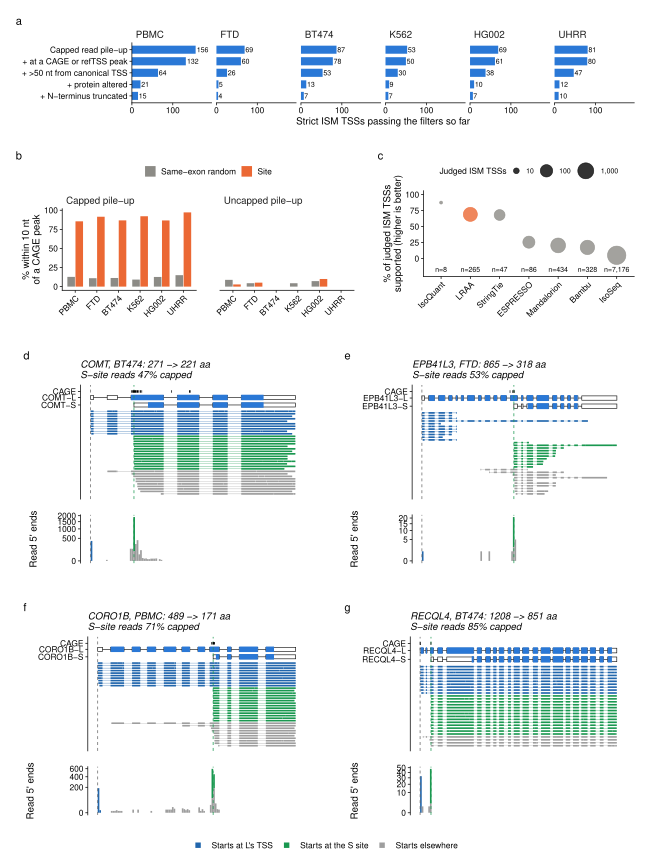

The script that saved this image:
#!/usr/bin/env Rscript
# Supplementary figure: internal TSSs behind ISM-shaped isoforms, and the shorter proteins they imply.
#
# (a) strict ISM TSSs with a capped read pile-up, by further evidence tier, per library;
# (b) CAGE peaks within 10 nt of capped and uncapped read pile-ups, against random positions in the same exon;
# (c) each tool's own strict ISM isoforms (bulk libraries): fragment-like share of judged starts, supported TSSs;
# (d-g) COMT (known internal promoter), the FTD example, CORO1B and RECQL4: L and S models with both CDSs (blue; GENCODE,
# or pyTD's ORF for L and its in-frame part from S's ATG), a sample of the reads compatible with L or S (2026-11-07: the
# read's intron chain is a run of the model's introns and its ends lie in the matching exons), and below, aligned to the
# same compressed x-axis, the 5' ends of those reads over the locus; reads coloured by where they start (L's TSS, the S
# site, elsewhere), both TSSs marked. The title gives the share of S-site reads with the cap signature.
# The FTD example is select_ftd_example.py's rank 1 (rule in out/examples/ftd_example_candidates.tsv; user, 2026-11-04,
# replaces MBP; rule 4 added 2026-11-08, EPB41L3 replaces BTBD8); it is example "ftd" in examples.tsv. COMT, CORO1B and RECQL4 are pinned by gene.
#
# (c) replaced 2026-11-10 (user): the pooled-target recall (tool_recall.tsv) was mostly IsoSeq's own fragments; each tool is
# now judged on its own ISM isoforms (tool_own_ism.py).
#
# Inputs: __Benchmark_extras/ISM_internal_TSS/out/ (tier_counts_dataset.tsv, atlas_background.tsv,
# tool_own_ism.pooled.tsv, examples/). COMT, CORO1B, RECQL4 chosen by gene (user, 2026-10-31) from that study's selection.
# Isoforms carry -L / -S labels; nothing here uses LRAA model IDs.
#
# Writes SuppFig_ISM_internal_TSS.pdf at the manuscript text width, fonts embedded, and
# SuppFig_ISM_internal_TSS.values.tsv (the numbers the text cites).
# Run from this directory:  Rscript SuppFig_ISM_internal_TSS.R

suppressPackageStartupMessages({
    library(tidyverse)
    library(patchwork)
})
source("../../LRAA_paper-PBMCs_study/__Paper_Figures/paper_fig_style.R")

IN = "out"
DS = c("PBMC", "ALS", "BT474", "K562", "HG002", "UHRR")
DS_LABEL = c(PBMC = "PBMC", ALS = "FTD", BT474 = "BT474", K562 = "K562", HG002 = "HG002", UHRR = "UHRR")
GENES = c("COMT", "CORO1B", "RECQL4")   # + the FTD example (example id "ftd")
TOOLS = c("LRAA", "IsoQuant", "StringTie", "Bambu", "ESPRESSO", "IsoSeq", "Mandalorion")
WIDTH_IN = 6.5
HEIGHT_IN = 8.6
ds_f = function(x) factor(DS_LABEL[as.character(x)], DS_LABEL)

# ---- (a) tiers
# row labels say what each filter adds to the row above (user, 2026-11-16: the legend was hard to follow)
tiers = c("all" = "All", "pile-up+cap" = "Capped read pile-up", "core: pile-up+cap+atlas" = "+ at a CAGE or refTSS peak",
          "core, not canonical TSS" = "+ >50 nt from canonical TSS", "core, protein altered" = "+ protein altered",
          "core, N-truncated" = "+ N-terminus truncated")
td = read_tsv(file.path(IN, "tier_counts_dataset.tsv"), show_col_types = FALSE) %>%
    filter(class == "strict_ISM", tier %in% names(tiers)) %>%
    mutate(label = factor(tiers[tier], rev(tiers)), ds = ds_f(dataset))
# the funnel starts at read-supported starts (user, 2026-11-10): "All" counts every strict ISM model, most of
# them without a TSS call (TSS=False); it stays in the values file for the text
# linear axis (2026-11-10): the funnel shows how much each filter removes
pa = ggplot(td %>% filter(tier != "all"), aes(peaks, label)) +
    geom_col(fill = ISOFORM_COLORS[1], width = 0.7) +
    geom_text(aes(label = scales::comma(peaks)), hjust = -0.1, size = 1.9) +
    facet_wrap(~ds, nrow = 1) +
    scale_x_continuous(expand = expansion(mult = c(0, 0.25)), breaks = c(0, 100)) +
    labs(x = "Strict ISM TSSs passing the filters so far", y = NULL, tag = "a") + theme_paper()

# ---- (b) CAGE, capped vs uncapped pile-ups
ab = read_tsv(file.path(IN, "atlas_background.tsv"), show_col_types = FALSE) %>%
    filter(atlas == "CAGE", window == 10, stratum %in% c("pile-up, capped", "pile-up, measurable, not capped")) %>%
    mutate(ds = ds_f(dataset), group = if_else(stratum == "pile-up, capped", "Capped pile-up", "Uncapped pile-up"))
bars = bind_rows(ab %>% transmute(ds, group, kind = "Site", value = obs), ab %>% transmute(ds, group, kind = "Same-exon random", value = bg))
pb = ggplot(bars, aes(ds, 100 * value, fill = kind)) +
    geom_col(position = position_dodge(0.75), width = 0.7) +
    facet_wrap(~group) +
    scale_fill_manual(values = c(Site = ISOFORM_COLORS[2], `Same-exon random` = OTHER_ISOFORM_COLOR), name = NULL) +
    labs(x = NULL, y = "% within 10 nt\nof a CAGE peak", tag = "b") + theme_paper() +
    theme(axis.text.x = element_text(angle = 45, hjust = 1), legend.position = "top",
          panel.spacing.x = unit(6, "mm"))   # capped and uncapped facets kept visibly apart

# ---- (c) each tool's OWN strict ISM isoforms (S and L from the tool, or L from GENCODE), their starts judged by reads and
# atlases (tool_own_ism.py; user, 2026-11-10). Four bulk libraries pooled. Redrawn 2026-11-16 (user): one column per tool,
# y the supported share of the judged starts (judged = supported + fragment-like), dot area the number of judged starts,
# the number of judged starts under each dot.
ti = read_tsv(file.path(IN, "tool_own_ism.pooled.tsv"), show_col_types = FALSE) %>% filter(tool %in% TOOLS) %>%
    mutate(pct_supported_of_judged = 100 * supported / judged, tool = fct_reorder(tool, -pct_supported_of_judged))
pc = ggplot(ti, aes(tool, pct_supported_of_judged)) +
    geom_point(aes(size = judged, colour = tool == "LRAA"), alpha = 0.8) +
    geom_text(aes(y = -17, label = paste0("n=", scales::comma(judged))), size = 1.8) +
    scale_colour_manual(values = c(`TRUE` = ISOFORM_COLORS[2], `FALSE` = OTHER_ISOFORM_COLOR), guide = "none") +
    scale_size(trans = "log10", range = c(0.8, 6), breaks = c(10, 100, 1000), labels = c("10", "100", "1,000"), name = "Judged ISM TSSs") +
    scale_y_continuous(limits = c(-22, 100), breaks = seq(0, 100, 25)) +
    labs(x = NULL, y = "% of judged ISM TSSs\nsupported (higher is better)", tag = "c") +
    theme_paper() + theme(axis.text.x = element_text(angle = 45, hjust = 1),
                          legend.position = "top", legend.title = element_text(size = 5.5), legend.text = element_text(size = 5),
                          legend.key.size = unit(2.5, "mm"), legend.margin = margin(0, 0, 0, 0))

# ---- (d-g) examples
ex_all = read_tsv(file.path(IN, "examples/examples.tsv"), show_col_types = FALSE, guess_max = 100)
ex = bind_rows(ex_all %>% filter(example != "ftd", gene %in% GENES), ex_all %>% filter(example == "ftd"))
FTD_GENE = ex$gene[ex$example == "ftd"]
fc = read_tsv(file.path(IN, "examples/ftd_example_candidates.tsv"), comment = "#", show_col_types = FALSE) %>% filter(passes) %>% slice(1)
fit_stats = list()
mod = read_tsv(file.path(IN, "examples/models.tsv"), show_col_types = FALSE)
rd = read_tsv(file.path(IN, "examples/reads.tsv.gz"), show_col_types = FALSE, col_types = cols(capped = "c"))
st = read_tsv(file.path(IN, "examples/starts.tsv"), show_col_types = FALSE)
atl = read_tsv(file.path(IN, "examples/atlas.tsv"), show_col_types = FALSE)
READ_COLS = c("Starts at L's TSS" = "#2166ac", "Starts at the S site" = "#1a9850", "Starts elsewhere" = "#9e9e9e")
L_TSS_WINDOW = 50   # nt: a read starts at L's TSS
INTRON_MIN = 30     # nt: a gap between aligned blocks this long is an intron (shorter: an alignment gap)
SPLICE_TOL = 5      # nt: read and model introns match within this
END_TOL = 50        # nt: a read may pass a model's terminal exon end by this much
read_exons = function(blocks) {
    b = do.call(rbind, lapply(strsplit(strsplit(blocks, ";")[[1]], "-"), as.numeric))
    b = b[order(b[, 1]), , drop = FALSE]; out = b[1, , drop = FALSE]
    for (i in seq_len(nrow(b))[-1]) {
        if (b[i, 1] - out[nrow(out), 2] < INTRON_MIN) out[nrow(out), 2] = max(out[nrow(out), 2], b[i, 2]) else out = rbind(out, b[i, ])
    }
    out
}
# the read fits the model: its introns are a run of the model's introns, and its first and last exons lie within the
# matching model exons (a terminal model exon may be passed by END_TOL); an unspliced read lies within one model exon
compatible = function(rx, mx) {
    ri = cbind(rx[-nrow(rx), 2], rx[-1, 1]); mi = cbind(mx[-nrow(mx), 2], mx[-1, 1]); n = nrow(mx)
    tol_lo = function(k) if (k == 1) END_TOL else 0
    tol_hi = function(k) if (k == n) END_TOL else 0
    if (nrow(ri) == 0) return(any(sapply(seq_len(n), function(k) rx[1, 1] >= mx[k, 1] - tol_lo(k) && rx[1, 2] <= mx[k, 2] + tol_hi(k))))
    if (nrow(ri) > nrow(mi)) return(FALSE)
    for (k in seq_len(nrow(mi) - nrow(ri) + 1)) {
        idx = k:(k + nrow(ri) - 1)
        if (all(abs(ri[, 1] - mi[idx, 1]) <= SPLICE_TOL & abs(ri[, 2] - mi[idx, 2]) <= SPLICE_TOL) &&
            rx[1, 1] >= mx[k, 1] - tol_lo(k) && rx[nrow(rx), 2] <= mx[k + nrow(ri), 2] + tol_hi(k + nrow(ri))) return(TRUE)
    }
    FALSE
}
compressor = function(segs, sgn, gap = 120) {
    s = segs %>% arrange(start) %>% mutate(g = cumsum(start > lag(cummax(end), default = first(start)))) %>%
        group_by(g) %>% summarise(a = min(start), b = max(end), .groups = "drop")
    ga = c(); pa = c(); pos = 0
    for (i in seq_len(nrow(s))) {
        if (i > 1) pos = pos + min(gap, s$a[i] - s$b[i - 1])
        ga = c(ga, s$a[i], s$b[i]); pa = c(pa, pos, pos + s$b[i] - s$a[i]); pos = pos + s$b[i] - s$a[i]
    }
    f = approxfun(ga, pa, rule = 2)
    if (sgn > 0) f else function(v) -f(v)
}
gene_panel = function(id, tag) {
    e = ex %>% filter(example == id); g = e$gene
    sgn = if_else(e$strand == "+", 1, -1)
    m = mod %>% filter(example == id, track %in% c("L", "S")); xm0 = m %>% filter(kind %in% c("exon", "cds"))
    fx = compressor(xm0 %>% distinct(start, end), sgn)
    mx = lapply(c(L = "L", S = "S"), function(k) { x = m %>% filter(track == k, kind == "exon") %>% arrange(start); cbind(x$start, x$end) })
    a = rd %>% filter(example == id)
    a$fits = sapply(a$blocks, function(b) { rx = read_exons(b); compatible(rx, mx$L) || compatible(rx, mx$S) })
    n_reads = nrow(a)
    a = a %>% filter(fits) %>% mutate(class = factor(case_when(
        abs(start5 - e$l_tss) <= L_TSS_WINDOW ~ "Starts at L's TSS",
        at_site ~ "Starts at the S site", TRUE ~ "Starts elsewhere"), names(READ_COLS)))
    # full-chain (FSM) reads: the read's intron chain is the whole chain of L (fsm_L) or of S (fsm_S); the sample always
    # holds at least one of each that exists (the one reaching furthest 5')
    chain_of = function(b) { rx = read_exons(b); if (nrow(rx) < 2) "" else paste(rx[-nrow(rx), 2], rx[-1, 1], collapse = ",") }
    mchain = sapply(mx, function(x) paste(x[-nrow(x), 2], x[-1, 1], collapse = ","))
    rch = sapply(a$blocks, chain_of); a$fsm_L = rch == mchain[["L"]]; a$fsm_S = rch == mchain[["S"]]
    fit_stats[[id]] <<- a %>% count(class, .drop = FALSE) %>% mutate(gene = g, reads_all = n_reads, fsm_L = sum(a$fsm_L), fsm_S = sum(a$fsm_S))
    thin = function(d, n) if (nrow(d) > n) d %>% arrange(start5) %>% slice(unique(round(seq(1, n(), length.out = n)))) else d
    r = bind_rows(thin(a %>% filter(class == "Starts at L's TSS"), 10), thin(a %>% filter(class == "Starts at the S site"), 14),
                  thin(a %>% filter(class == "Starts elsewhere"), 10))
    for (k in c("fsm_L", "fsm_S")) if (!any(r[[k]]) && any(a[[k]]))
        r = bind_rows(r, a %>% filter(.data[[k]]) %>% slice_min(sgn * start5, n = 1, with_ties = FALSE))
    r = r %>% arrange(class, sgn * start5)
    trk = tibble(track = c("CAGE", paste0(g, "-L"), paste0(g, "-S")), key = c("CAGE", "L", "S"), y = c(-0.6, -3, -6))
    bl = r %>% mutate(row = -7.5 - row_number()) %>% separate_rows(blocks, sep = ";") %>%
        separate(blocks, c("a", "b"), sep = "-", convert = TRUE) %>%
        filter(b >= min(xm0$start), a <= max(xm0$end))
    sp = bl %>% group_by(row, class) %>% summarise(a = min(a), b = max(b), .groups = "drop")
    xm = xm0 %>% left_join(trk, by = c("track" = "key"))
    xs = xm %>% group_by(y) %>% summarise(a = min(start), b = max(end), .groups = "drop")
    p1 = ggplot() +
        geom_segment(data = sp, aes(fx(a), row, xend = fx(b), yend = row, colour = class), linewidth = 0.1) +
        geom_segment(data = bl, aes(fx(a), row, xend = fx(b), yend = row, colour = class), linewidth = 0.55) +
        geom_segment(data = xs, aes(fx(a), y, xend = fx(b), yend = y), linewidth = 0.2) +
        geom_rect(data = xm %>% filter(kind == "exon"), aes(xmin = fx(start), xmax = fx(end), ymin = y - 0.8, ymax = y + 0.8), fill = "white", colour = "black", linewidth = 0.2) +
        geom_rect(data = xm %>% filter(kind == "cds"), aes(xmin = fx(start), xmax = fx(end), ymin = y - 1.1, ymax = y + 1.1), fill = ISOFORM_COLORS[1], linewidth = 0) +
        geom_vline(xintercept = fx(e$peak), linetype = 2, linewidth = 0.25, colour = "#1a9850") +
        scale_colour_manual(values = READ_COLS, drop = FALSE, name = NULL) +
        scale_y_continuous(breaks = trk$y, labels = trk$track) +
        labs(x = NULL, y = NULL, tag = tag, title = sprintf("%s, %s: %d → %d aa\nS-site reads %d%% capped", g, DS_LABEL[[e$dataset]],
                                                            e$aa_total, e$aa_remaining, round(100 * e$cap_frac))) +
        theme_paper() + theme(axis.text.x = element_blank(), axis.ticks.x = element_blank(), axis.line.x = element_blank(),
                              plot.title = element_text(size = 7, face = "italic"), legend.position = "none")
    # read 5' ends over the locus (aggregate counts), on p1's compressed axis; dashed lines: L's TSS (grey) and S's site (green)
    xr = range(fx(range(xm0$start, xm0$end)))
    s2 = a %>% filter(via_s_donor) %>% mutate(x = fx(start5)) %>% filter(x >= xr[1], x <= xr[2])   # reads crossing S's first donor
    bw = diff(xr) / 120
    p2 = ggplot(s2, aes(x, fill = class)) +
        geom_histogram(binwidth = bw, boundary = xr[1]) +
        geom_vline(xintercept = fx(e$l_tss), linetype = 2, linewidth = 0.25, colour = "grey40") +
        geom_vline(xintercept = fx(e$peak), linetype = 2, linewidth = 0.25, colour = "#1a9850") +
        scale_fill_manual(values = READ_COLS, drop = FALSE, name = NULL) +
        scale_y_sqrt() + coord_cartesian(xlim = xr) +
        labs(x = NULL, y = "Read 5' ends") +
        theme_paper() + theme(legend.position = "none", axis.text.x = element_blank(), axis.ticks.x = element_blank(), axis.line.x = element_blank())
    cg = atl %>% filter(example == .env$id, atlas == "CAGE") %>% mutate(x1 = pmin(fx(start), fx(end)), x2 = pmax(fx(start), fx(end))) %>%
        filter(x2 >= xr[1], x1 <= xr[2]) %>% mutate(m = (x1 + x2) / 2, w = pmax(x2 - x1, diff(xr) / 300))
    p1 = p1 + geom_rect(data = cg, aes(xmin = m - w / 2, xmax = m + w / 2, ymin = -1.1, ymax = -0.1), fill = "black") +
        geom_vline(xintercept = fx(e$l_tss), linetype = 2, linewidth = 0.25, colour = "grey40") + coord_cartesian(xlim = xr)
    p1 / p2 + plot_layout(heights = c(2.6, 1.1))
}
ggpubr_free_legend = function(p) { g = ggplotGrob(p); g$grobs[[which(sapply(g$grobs, function(x) grepl("guide-box", x$name)))[1]]] }
legend_src = ggplot(tibble(x = 1, y = 1, class = factor(names(READ_COLS), names(READ_COLS))), aes(x, y, colour = class)) +
    geom_point(shape = 15) + scale_colour_manual(values = READ_COLS, name = NULL) + theme_void() +
    theme(legend.position = "bottom", legend.text = element_text(size = 5.5), legend.key.size = unit(3, "mm"))

top = wrap_elements(pa)
mid = wrap_elements(pb) + wrap_elements(pc) + plot_layout(widths = c(1.3, 1))
exid = function(g) ex$example[ex$gene == g & ex$example != "ftd"][1]
genes = wrap_elements(gene_panel(exid("COMT"), "d")) + wrap_elements(gene_panel("ftd", "e")) + wrap_elements(gene_panel(exid("CORO1B"), "f")) + wrap_elements(gene_panel(exid("RECQL4"), "g")) + plot_layout(ncol = 2)
legend = wrap_elements(ggpubr_free_legend(legend_src))
fig = wrap_plots(list(top, mid, genes, legend), ncol = 1, heights = c(1.1, 1.6, 4.3, 0.12)) & theme(plot.margin = margin(1, 1, 1, 1, "mm"), plot.tag = element_text(size = 8, face = "bold"))
ggsave("SuppFig_ISM_internal_TSS.pdf", fig, width = WIDTH_IN, height = HEIGHT_IN, device = grDevices::pdf, useDingbats = FALSE)
embed_fonts("SuppFig_ISM_internal_TSS.pdf")

values = bind_rows(
    td %>% transmute(dataset, measure = paste0("tier_", tier), value = peaks),
    ti %>% transmute(dataset = "bulk", measure = paste0("own_ism_isoforms_", tool), value = ism_isoforms),
    ti %>% transmute(dataset = "bulk", measure = paste0("own_ism_supported_", tool), value = supported),
    ti %>% transmute(dataset = "bulk", measure = paste0("own_ism_truncation_like_", tool), value = truncation_like),
    ti %>% transmute(dataset = "bulk", measure = paste0("own_ism_pct_truncation_", tool), value = pct_truncation_of_judged),
    ab %>% transmute(dataset, measure = paste0("cage10_", group), value = obs),
    ab %>% transmute(dataset, measure = paste0("cage10_bg_", group), value = bg),
    read_tsv(file.path(IN, "qualifying_summary.tsv"), show_col_types = FALSE) %>% pivot_longer(everything(), names_to = "measure") %>% transmute(dataset = "all", measure = paste0("qualifying_", measure), value = value),
    ex %>% transmute(dataset = gene, measure = "aa_total", value = aa_total), ex %>% transmute(dataset = gene, measure = "aa_remaining", value = aa_remaining),
    ex %>% transmute(dataset = gene, measure = "n_site", value = n_site), ex %>% transmute(dataset = gene, measure = "cap_pct", value = 100 * cap_frac),
    tibble(dataset = FTD_GENE, measure = c("L_fsm_reads", "S_fsm_reads", "L_tss_reads", "neuron_pct"),
           value = c(fc$L_fsm_reads, fc$S_fsm_reads, fc$L_tss_reads, 100 * fc$fragile_share)))
write_tsv(values, "SuppFig_ISM_internal_TSS.values.tsv")
fs = bind_rows(fit_stats, .id = "example")
print(fs %>% pivot_wider(names_from = class, values_from = n), width = Inf)
cat("wrote SuppFig_ISM_internal_TSS.pdf and SuppFig_ISM_internal_TSS.values.tsv\n")
